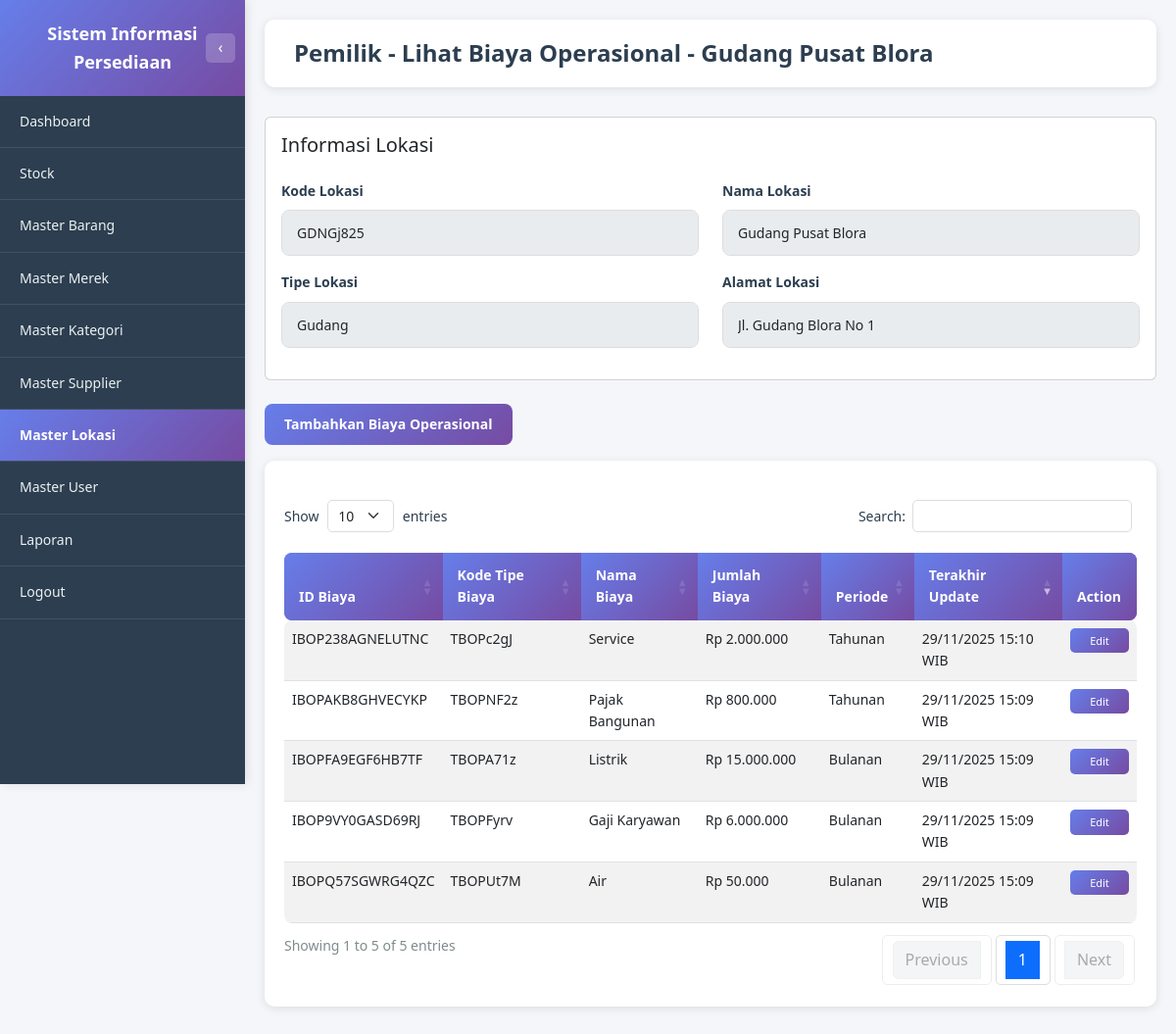
Page /pemilik/lihat_biaya_operasional.php?kd_lokasi=GDNGj825 (signed in) on the committed database.
### tables this page shows
CREATE TABLE MASTER_LOKASI (
         KD_LOKASI            VARCHAR(8) NOT NULL,
         NAMA_LOKASI          VARCHAR(256),
         TYPE_LOKASI          ENUM('gudang', 'toko'),
         ALAMAT_LOKASI        VARCHAR(256),
         MAX_STOCK_TOTAL      INT,
         SATUAN               ENUM('PIECES', 'DUS'),
         STATUS               ENUM('AKTIF', 'TIDAK AKTIF'),
         PRIMARY KEY (KD_LOKASI)
      );

CREATE TABLE BIAYA_OPERASIONAL (
         ID_COST                      VARCHAR(16) NOT NULL,
         KD_LOKASI                    VARCHAR(8),
         KD_TIPE_BIAYA_OPERASIONAL    VARCHAR(16),
         JUMLAH_BIAYA_UANG            DECIMAL(20,2),
         PERIODE                      ENUM('HARIAN','BULANAN','TAHUNAN'),
         LAST_UPDATED                 TIMESTAMP DEFAULT CURRENT_TIMESTAMP ON UPDATE CURRENT_TIMESTAMP,
         PRIMARY KEY (ID_COST)
      );

CREATE TABLE MASTER_TIPE_BIAYA_OPERASIONAL (
         KD_TIPE_BIAYA_OPERASIONAL VARCHAR(8) NOT NULL,
         NAMA_TIPE_BIAYA_OPERASIONAL VARCHAR(256),
         PRIMARY KEY (KD_TIPE_BIAYA_OPERASIONAL)
      );

### pemilik/lihat_biaya_operasional.php (the view, shortened to what this page needs)
<?php
require_once '../dbconnect.php';
$kd_lokasi = isset($_GET['kd_lokasi']) ? trim($_GET['kd_lokasi']) : '';
$query_lokasi = "SELECT KD_LOKASI, NAMA_LOKASI, TYPE_LOKASI, ALAMAT_LOKASI
                 FROM MASTER_LOKASI
                 WHERE KD_LOKASI = ? AND STATUS = 'AKTIF'";
$stmt_lokasi = $conn->prepare($query_lokasi);
$stmt_lokasi->bind_param("s", $kd_lokasi);
$stmt_lokasi->execute();
$result_lokasi = $stmt_lokasi->get_result();
$lokasi = $result_lokasi->fetch_assoc();
$query_biaya = "SELECT
    bo.ID_COST,
    bo.KD_TIPE_BIAYA_OPERASIONAL,
    bo.JUMLAH_BIAYA_UANG,
    bo.PERIODE,
    bo.LAST_UPDATED,
    mtbo.NAMA_TIPE_BIAYA_OPERASIONAL
FROM BIAYA_OPERASIONAL bo
LEFT JOIN MASTER_TIPE_BIAYA_OPERASIONAL mtbo ON bo.KD_TIPE_BIAYA_OPERASIONAL = mtbo.KD_TIPE_BIAYA_OPERASIONAL
WHERE bo.KD_LOKASI = ?
ORDER BY bo.LAST_UPDATED DESC";
$stmt_biaya = $conn->prepare($query_biaya);
$stmt_biaya->bind_param("s", $kd_lokasi);
$stmt_biaya->execute();
$result_biaya = $stmt_biaya->get_result();
function formatRupiah($angka) {
    return 'Rp ' . number_format($angka, 0, ',', '.');
}
function formatPeriode($periode) {
    switch($periode) {
        case 'BULANAN':
            return 'Bulanan';
        case 'TAHUNAN':
            return 'Tahunan';
    }
}
function formatTanggalWaktu($tanggal) {
    $date = new DateTime($tanggal);
    return $date->format('d/m/Y H:i') . ' WIB';
}
?>
<!DOCTYPE html>
<html lang="id">
<head>
    <link href="https://cdn.jsdelivr.net/npm/bootstrap@5.3.0/dist/css/bootstrap.min.css" rel="stylesheet">
    <link href="https://cdn.datatables.net/1.13.7/css/dataTables.bootstrap5.min.css" rel="stylesheet">
    <link href="https://cdn.jsdelivr.net/npm/sweetalert2@11/dist/sweetalert2.min.css" rel="stylesheet">
    <link href="../assets/css/style.css" rel="stylesheet">
</head>
<body class="dashboard-body">
    <?php include 'includes/sidebar.php'; ?>
    <div class="main-content">
        <div class="page-header">
            <h1 class="page-title">Pemilik - Lihat Biaya Operasional - <?php echo htmlspecialchars($lokasi['NAMA_LOKASI']); ?></h1>
        </div>
        <div class="card mb-4">
            <div class="card-body">
                <h5 class="card-title mb-4">Informasi Lokasi</h5>
                <div class="row">
                    <div class="col-md-6 mb-3">
                        <label class="form-label fw-bold">Kode Lokasi</label>
                        <input type="text" class="form-control" value="<?php echo htmlspecialchars($lokasi['KD_LOKASI']); ?>" readonly style="background-color: #e9ecef;">
                    </div>
                    <div class="col-md-6 mb-3">
                        <label class="form-label fw-bold">Nama Lokasi</label>
                        <input type="text" class="form-control" value="<?php echo htmlspecialchars($lokasi['NAMA_LOKASI']); ?>" readonly style="background-color: #e9ecef;">
                    </div>
                    <div class="col-md-6 mb-3">
                        <label class="form-label fw-bold">Tipe Lokasi</label>
                        <input type="text" class="form-control" value="<?php echo htmlspecialchars(ucfirst($lokasi['TYPE_LOKASI'])); ?>" readonly style="background-color: #e9ecef;">
                    </div>
                    <div class="col-md-6 mb-3">
                        <label class="form-label fw-bold">Alamat Lokasi</label>
                        <input type="text" class="form-control" value="<?php echo htmlspecialchars($lokasi['ALAMAT_LOKASI'] ?? '-'); ?>" readonly style="background-color: #e9ecef;">
                    </div>
                </div>
            </div>
        </div>
        <div class="mb-3">
            <button type="button" class="btn-primary-custom" data-bs-toggle="modal" data-bs-target="#modalTambahBiaya">
                Tambahkan Biaya Operasional
            </button>
        </div>
        <div class="table-section">
            <div class="table-responsive">
                <table id="tableBiaya" class="table table-custom table-striped table-hover">
                    <thead>
                        <tr>
                            <th>ID Biaya</th>
                            <th>Kode Tipe Biaya</th>
                            <th>Nama Biaya</th>
                            <th>Jumlah Biaya</th>
                            <th>Periode</th>
                            <th>Terakhir Update</th>
                            <th>Action</th>
                        </tr>
                    </thead>
                    <tbody>
                        <?php if ($result_biaya->num_rows > 0): ?>
                            <?php while ($row = $result_biaya->fetch_assoc()): ?>
                                <tr>
                                    <td><?php echo htmlspecialchars($row['ID_COST']); ?></td>
                                    <td><?php echo htmlspecialchars($row['KD_TIPE_BIAYA_OPERASIONAL']); ?></td>
                                    <td><?php echo htmlspecialchars($row['NAMA_TIPE_BIAYA_OPERASIONAL'] ?? '-'); ?></td>
                                    <td><?php echo formatRupiah($row['JUMLAH_BIAYA_UANG']); ?></td>
                                    <td><?php echo formatPeriode($row['PERIODE']); ?></td>
                                    <td><?php echo formatTanggalWaktu($row['LAST_UPDATED']); ?></td>
                                    <td>
                                        <button class="btn-view btn-sm" onclick="editBiaya('<?php echo htmlspecialchars($row['ID_COST']); ?>', '<?php echo htmlspecialchars($row['KD_TIPE_BIAYA_OPERASIONAL']); ?>', '<?php echo htmlspecialchars($row['NAMA_TIPE_BIAYA_OPERASIONAL'] ?? ''); ?>', '<?php echo $row['JUMLAH_BIAYA_UANG']; ?>', '<?php echo htmlspecialchars($row['PERIODE']); ?>')">Edit</button>
                                    </td>
                                </tr>
                            <?php endwhile; ?>
                        <?php endif; ?>
                    </tbody>
                </table>
            </div>
        </div>
    </div>
</body>
</html>

### assets/css/style.css (style rules this page uses)
* { margin: 0; padding: 0; box-sizing: border-box; }
:root { --font-family-primary: 'Segoe UI', Tahoma, Geneva, Verdana, sans-serif; --font-size-base: 14px; --font-size-small: 12px; --font-size-large: 16px; --font-size-title: 24px; --font-size-heading: 18px; --font-weight-normal: 400; --font-weight-medium: 500; --font-weight-bold: 600; }
body { font-family: var(--font-family-primary); font-size: var(--font-size-base); line-height: 1.6; }
:root { --color-primary: #667eea; --color-primary-dark: #764ba2; --color-primary-gradient: linear-gradient(135deg, #667eea 0%, #764ba2 100%); --color-text-primary: #2c3e50; --color-text-secondary: #7f8c8d; --color-text-muted: #666; --color-text-light: #ecf0f1; --color-bg-primary: #f5f6fa; --color-bg-secondary: #ffffff; --color-bg-dark: #2c3e50; --color-bg-gradient: linear-gradient(135deg, #667eea 0%, #764ba2 100%); --color-border: #ddd; --color-border-light: #ecf0f1; --color-success: #27ae60; --color-warning: #f39c12; --color-danger: #e74c3c; --color-info: #3498db; --shadow-sm: 0 2px 10px rgba(0, 0, 0, 0.1); --shadow-md: 0 4px 15px rgba(0, 0, 0, 0.1); --shadow-lg: 0 10px 40px rgba(0, 0, 0, 0.2); }
body { background: var(--color-bg-gradient); min-height: 100vh; }
body.dashboard-body { background: var(--color-bg-primary); }
.form-label { font-weight: var(--font-weight-medium); color: var(--color-text-primary); margin-bottom: 8px; }
.form-control { border-radius: 8px; border: 1px solid var(--color-border); padding: 12px 15px; font-size: var(--font-size-base); transition: all 0.3s ease; font-family: var(--font-family-primary); }
.btn-primary-custom { background: var(--color-primary-gradient); border: none; border-radius: 8px; padding: 10px 20px; font-weight: var(--font-weight-bold); color: white; transition: transform 0.2s, box-shadow 0.2s; cursor: pointer; font-family: var(--font-family-primary); }
.main-content { margin-left: 250px; min-height: 100vh; background: var(--color-bg-primary); padding: 20px; transition: margin-left 0.3s ease; width: calc(100% - 250px); box-sizing: border-box; }
.page-header { background: var(--color-bg-secondary); padding: 20px 30px; border-radius: 10px; margin-bottom: 30px; box-shadow: var(--shadow-sm); }
.page-title { font-size: var(--font-size-title); font-weight: var(--font-weight-bold); color: var(--color-text-primary); margin: 0; }
.table-custom { border-radius: 8px; overflow: hidden; }
.table-custom thead { background: var(--color-primary-gradient); color: white; }
.table-custom thead th { border: none; padding: 12px 15px; font-weight: var(--font-weight-bold); }
.table-custom tbody tr { transition: background-color 0.2s; }
.table-section { background: var(--color-bg-secondary); padding: 20px; border-radius: 10px; margin-bottom: 30px; box-shadow: var(--shadow-sm); width: 100%; box-sizing: border-box; }
.table-section .table-responsive { width: 100%; overflow-x: auto; }
.table-section table { width: 100% !important; table-layout: auto; }
.btn-view { background: var(--color-primary-gradient); border: none; color: white; padding: 6px 15px; border-radius: 5px; font-size: var(--font-size-small); font-weight: var(--font-weight-medium); cursor: pointer; transition: all 0.2s ease; white-space: nowrap; }
.btn-view.btn-sm { padding: 4px 10px; font-size: 11px; width: 100%; margin-bottom: 3px; }
.dataTables_wrapper .table-custom { margin-top: 0; width: 100% !important; }
.dataTables_wrapper .table-custom thead th { background: var(--color-primary-gradient); color: white; border: none; padding: 12px 15px; font-weight: var(--font-weight-bold); }

### rows in the picture
master_lokasi: NAMA_LOKASI "Gudang Pusat Blora", KD_LOKASI "GDNGj825", TYPE_LOKASI "Gudang", ALAMAT_LOKASI "Jl. Gudang Blora No 1"
biaya_operasional: ID_COST "IBOP238AGNELUTNC", KD_TIPE_BIAYA_OPERASIONAL "TBOPc2gJ", KD_TIPE_BIAYA_OPERASIONAL.NAMA_TIPE_BIAYA_OPERASIONAL "Service", JUMLAH_BIAYA_UANG "Rp 2.000.000", PERIODE "Tahunan", LAST_UPDATED "29/11/2025 15:10 WIB"
biaya_operasional: ID_COST "IBOPAKB8GHVECYKP", KD_TIPE_BIAYA_OPERASIONAL "TBOPNF2z", KD_TIPE_BIAYA_OPERASIONAL.NAMA_TIPE_BIAYA_OPERASIONAL "Pajak Bangunan", JUMLAH_BIAYA_UANG "Rp 800.000", PERIODE "Tahunan", LAST_UPDATED "29/11/2025 15:09 WIB"
biaya_operasional: ID_COST "IBOPFA9EGF6HB7TF", KD_TIPE_BIAYA_OPERASIONAL "TBOPA71z", KD_TIPE_BIAYA_OPERASIONAL.NAMA_TIPE_BIAYA_OPERASIONAL "Listrik", JUMLAH_BIAYA_UANG "Rp 15.000.000", PERIODE "Bulanan", LAST_UPDATED "29/11/2025 15:09 WIB"
biaya_operasional: ID_COST "IBOP9VY0GASD69RJ", KD_TIPE_BIAYA_OPERASIONAL "TBOPFyrv", KD_TIPE_BIAYA_OPERASIONAL.NAMA_TIPE_BIAYA_OPERASIONAL "Gaji Karyawan", JUMLAH_BIAYA_UANG "Rp 6.000.000", PERIODE "Bulanan", LAST_UPDATED "29/11/2025 15:09 WIB"
biaya_operasional: ID_COST "IBOPQ57SGWRG4QZC", KD_TIPE_BIAYA_OPERASIONAL "TBOPUt7M", KD_TIPE_BIAYA_OPERASIONAL.NAMA_TIPE_BIAYA_OPERASIONAL "Air", JUMLAH_BIAYA_UANG "Rp 50.000", PERIODE "Bulanan", LAST_UPDATED "29/11/2025 15:09 WIB"
